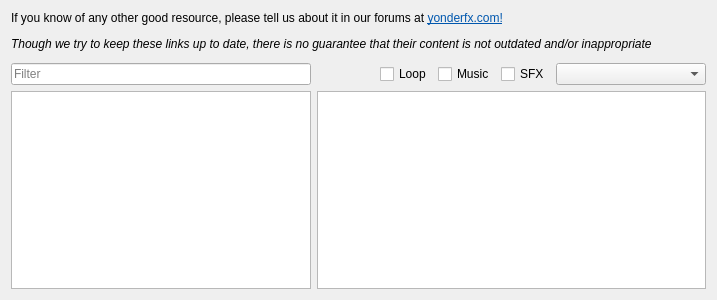
<?xml version="1.0" encoding="UTF-8"?>
<ui version="4.0">
 <class>FrameResourceBrowser</class>
 <widget class="QFrame" name="FrameResourceBrowser">
  <property name="geometry">
   <rect>
    <x>0</x>
    <y>0</y>
    <width>717</width>
    <height>300</height>
   </rect>
  </property>
  <property name="windowTitle">
   <string>Frame</string>
  </property>
  <layout class="QHBoxLayout" name="horizontalLayout_2">
   <item>
    <layout class="QVBoxLayout" name="verticalLayout">
     <item>
      <widget class="QLabel" name="intro_label">
       <property name="text">
        <string>&lt;html&gt;&lt;head/&gt;&lt;body&gt;&lt;p&gt;If you know of any other good resource, please tell us about it in our forums at &lt;a href=&quot;http://yonderfx.com/forums/&quot;&gt;&lt;span style=&quot; text-decoration: underline; color:#0057ae;&quot;&gt;yonderfx.com!&lt;/span&gt;&lt;/a&gt;&lt;/p&gt;&lt;p&gt;&lt;span style=&quot; font-style:italic;&quot;&gt;Though we try to keep these links up to date, there is no guarantee that their content is not outdated and/or inappropriate&lt;/span&gt;&lt;/p&gt;&lt;/body&gt;&lt;/html&gt;</string>
       </property>
      </widget>
     </item>
     <item>
      <widget class="Line" name="line"/>
     </item>
     <item>
      <layout class="QHBoxLayout" name="horizontalLayout">
       <item>
        <widget class="QLineEditFilter" name="lineedit_search">
         <property name="minimumSize">
          <size>
           <width>300</width>
           <height>0</height>
          </size>
         </property>
         <property name="maximumSize">
          <size>
           <width>300</width>
           <height>16777215</height>
          </size>
         </property>
         <property name="placeholderText">
          <string>Filter</string>
         </property>
        </widget>
       </item>
       <item>
        <spacer name="horizontalSpacer">
         <property name="orientation">
          <enum>Qt::Horizontal</enum>
         </property>
         <property name="sizeHint" stdset="0">
          <size>
           <width>40</width>
           <height>20</height>
          </size>
         </property>
        </spacer>
       </item>
       <item>
        <widget class="QCheckBox" name="checkbox_loop">
         <property name="enabled">
          <bool>true</bool>
         </property>
         <property name="toolTip">
          <string>Checked: This option must apply
Unchecked: This option must not apply
Halfchecked: This option may or may not apply</string>
         </property>
         <property name="text">
          <string>Loop</string>
         </property>
         <property name="tristate">
          <bool>true</bool>
         </property>
        </widget>
       </item>
       <item>
        <widget class="QCheckBox" name="checkbox_music">
         <property name="toolTip">
          <string>Checked: This option must apply
Unchecked: This option must not apply
Halfchecked: This option may or may not apply</string>
         </property>
         <property name="text">
          <string>Music</string>
         </property>
         <property name="tristate">
          <bool>true</bool>
         </property>
        </widget>
       </item>
       <item>
        <widget class="QCheckBox" name="checkbox_sfx">
         <property name="toolTip">
          <string>Checked: This option must apply
Unchecked: This option must not apply
Halfchecked: This option may or may not apply</string>
         </property>
         <property name="text">
          <string>SFX</string>
         </property>
         <property name="tristate">
          <bool>true</bool>
         </property>
        </widget>
       </item>
       <item>
        <widget class="QComboBox" name="combobox_license">
         <property name="sizeAdjustPolicy">
          <enum>QComboBox::AdjustToContents</enum>
         </property>
         <property name="minimumContentsLength">
          <number>15</number>
         </property>
        </widget>
       </item>
      </layout>
     </item>
     <item>
      <layout class="QHBoxLayout" name="horizontalLayout_3">
       <item>
        <widget class="QListView" name="resource_view">
         <property name="maximumSize">
          <size>
           <width>300</width>
           <height>16777215</height>
          </size>
         </property>
         <property name="editTriggers">
          <set>QAbstractItemView::NoEditTriggers</set>
         </property>
         <property name="showDropIndicator" stdset="0">
          <bool>false</bool>
         </property>
        </widget>
       </item>
       <item>
        <widget class="QTextBrowser" name="resource_data_view">
         <property name="openExternalLinks">
          <bool>true</bool>
         </property>
         <property name="openLinks">
          <bool>false</bool>
         </property>
        </widget>
       </item>
      </layout>
     </item>
    </layout>
   </item>
  </layout>
 </widget>
 <customwidgets>
  <customwidget>
   <class>QLineEditFilter</class>
   <extends>QLineEdit</extends>
   <header>view/qlineeditfilter.h</header>
  </customwidget>
 </customwidgets>
 <resources/>
 <connections/>
</ui>
